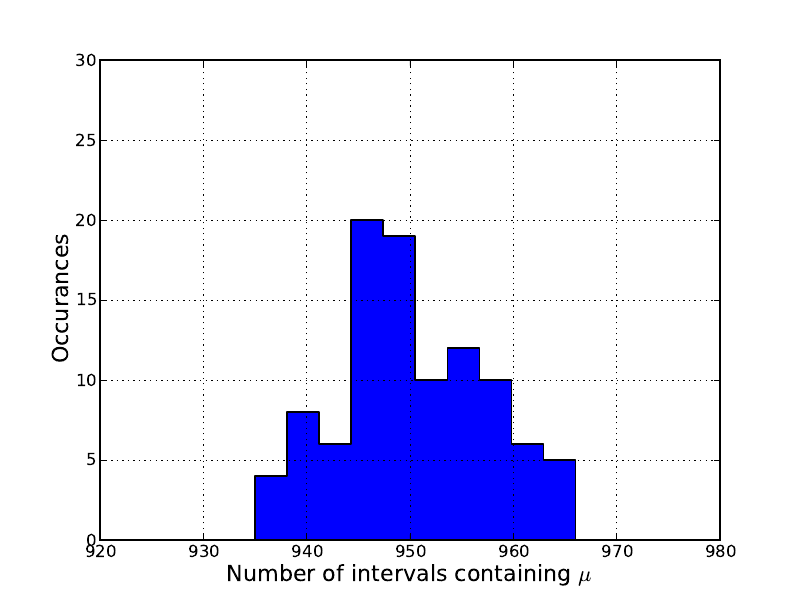

Here is the Python script that generated this plot:
from numpy import random, sqrt, zeros

# Number of data set
N = 1000
# Number of samples per set
n = 14
# Number of experiments
m = 100
# Parameters
mu = 14.5
sigma = 1

# Conduct experiment

results = zeros(m)
for i in range(m):
    s = 0
    for j in xrange(N):
        # Draw n random numbers
        x = random.normal(mu, sigma, n)
        # Calculate interval
        x_avrg = sum(x)/n
        lower = x_avrg - 1.96*sigma/sqrt(n)
        upper = x_avrg + 1.96*sigma/sqrt(n)
        # Check if interval contains mu
        if lower <= mu and upper >= mu:
            s += 1
    results[i] = s

print results
# Plot results as a histogram
import matplotlib.pyplot as plt
plt.hist(results, histtype='stepfilled', color='b')
plt.axis([920,980,0,30])
plt.xlabel(r"Number of intervals containing $\mu$", fontsize=16)
plt.ylabel(r"Occurances", fontsize=16)
plt.grid()
plt.savefig('2b.pdf')
plt.show()
